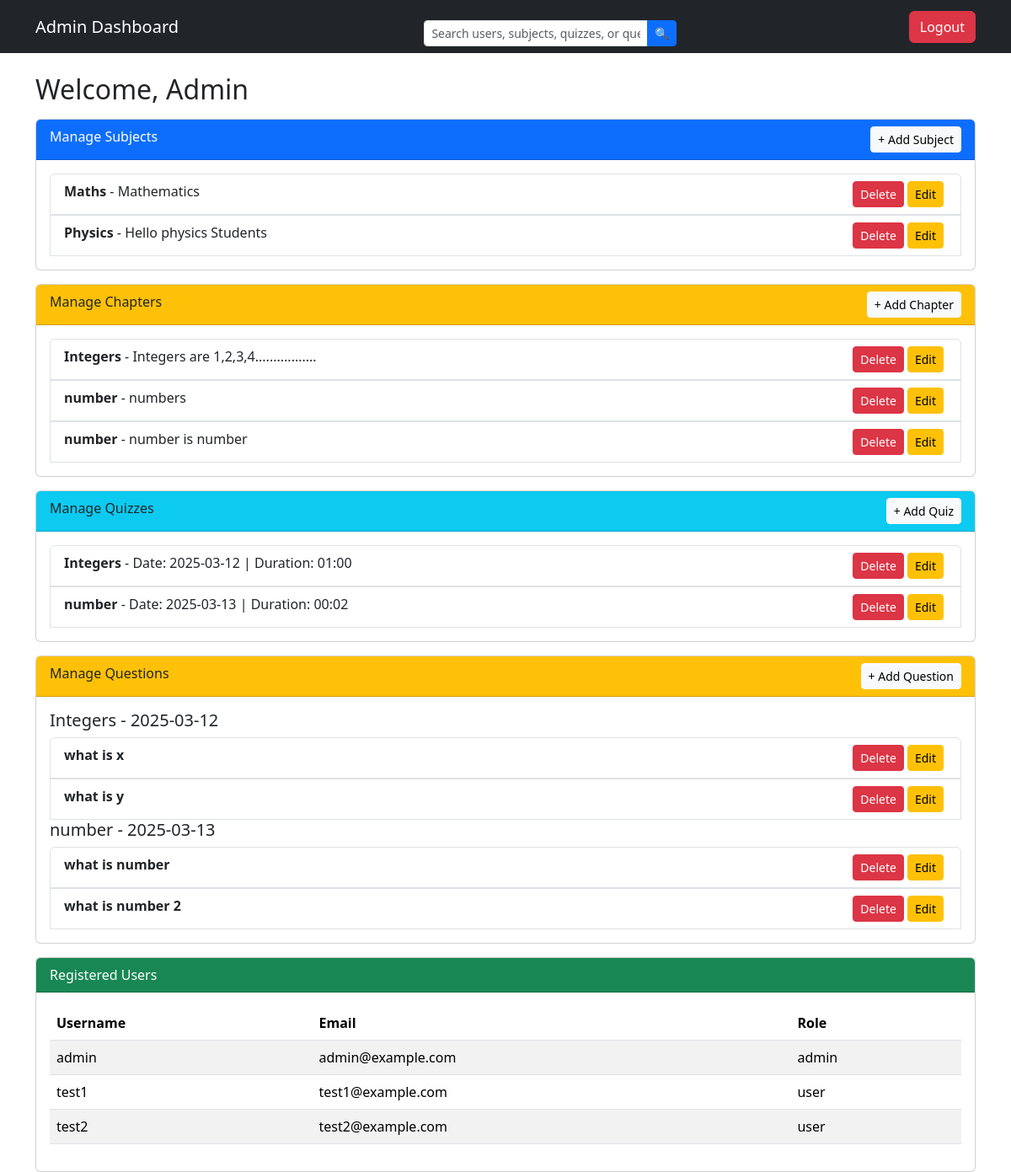
The page /admin_dashboard (signed in) on the database as committed earlier.
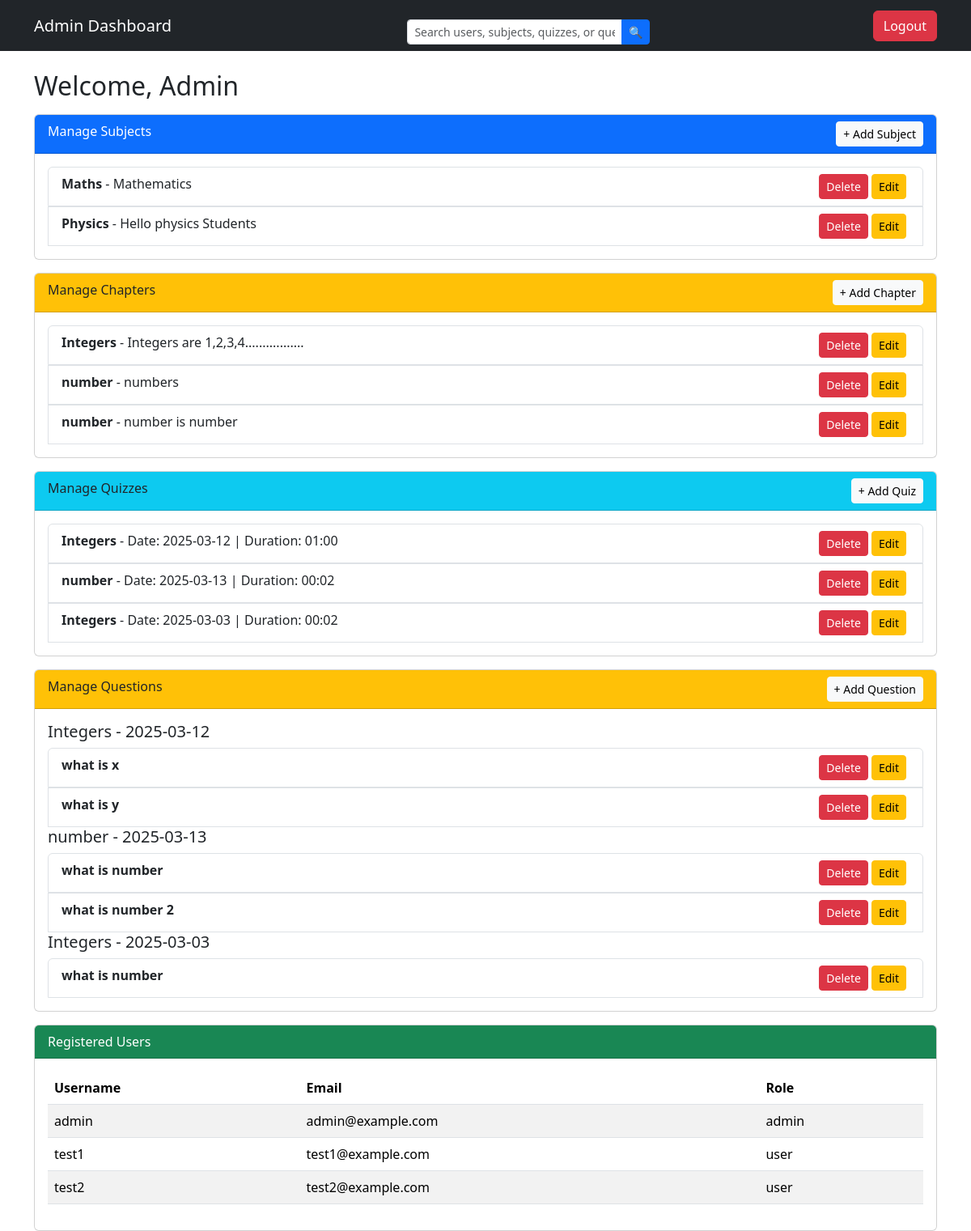
The same page on the database as committed later.
### app.py (models this page shows)
class Subject(db.Model):
    __tablename__ = 'subject'
    SubjectID = db.Column(db.Integer, primary_key=True, autoincrement=True)
    Subjectname = db.Column(db.String(500), nullable=False)
    Description = db.Column(db.String(500), nullable=False)

class Chapter(db.Model):
    __tablename__ = 'chapter'
    ChapterID = db.Column(db.Integer, primary_key=True, autoincrement=True)
    Chaptername = db.Column(db.String(500), nullable=False)
    Description = db.Column(db.String(500), nullable=False)
    QuizR = db.relationship('Quiz', backref='chapter', lazy=True)
    SubjectID = db.Column(db.Integer, db.ForeignKey('subject.SubjectID'), nullable=False)
    subject = db.relationship('Subject', backref='chapters')

class Quiz(db.Model):
    __tablename__ = 'quiz'
    QuizID = db.Column(db.Integer, primary_key=True, autoincrement=True)
    Date_of_quiz = db.Column(db.Date, nullable=False)
    Time_duration = db.Column(db.String(5), nullable=False)  # Stores "HH:MM"
    Remarks = db.Column(db.String(500))
    ChapterID = db.Column(db.Integer, db.ForeignKey('chapter.ChapterID'), nullable=False)
    QuestionsR = db.relationship('Questions', backref='quiz', lazy=True)

class Questions(db.Model):
    __tablename__ = 'questions'
    QuestionID = db.Column(db.Integer, primary_key=True, autoincrement=True)
    Question_statement = db.Column(db.String(500), nullable=False)
    Option1 = db.Column(db.String(500), nullable=False)
    Option2 = db.Column(db.String(500), nullable=False)
    Option3 = db.Column(db.String(500), nullable=False)
    Option4 = db.Column(db.String(500), nullable=False)
    Correct_option = db.Column(db.String(500), nullable=False)
    QuizID = db.Column(db.Integer, db.ForeignKey('quiz.QuizID'), nullable=False)

class User(db.Model):
    __tablename__ = 'user'
    UserID = db.Column(db.Integer, primary_key=True, autoincrement=True)
    Username = db.Column(db.String(500), nullable=False, unique=True)
    Email = db.Column(db.String(500), nullable=False, unique=True)
    Password = db.Column(db.String(500), nullable=False)
    Fullname = db.Column(db.String(500), nullable=False)
    Qualification = db.Column(db.String(500), nullable=False)
    DOB = db.Column(db.Date, nullable=False)
    Role = db.Column(db.String(10), nullable=False, default="user")  # 'admin' or 'user'

### app.py (the view)
@app.route('/admin_dashboard', methods=['GET'])
def admin_dashboard():
    if 'user_id' not in session or session['role'] != 'admin':
        flash("Unauthorized access!", "danger")
        return redirect(url_for("home"))
    query = request.args.get('query', '').strip()  # Get search query
    users, subjects, quizzes, questions, chapters = [], [], [], [], []  # ✅ Initialize empty lists
    if query:  # If there's a search query, filter results
        users = User.query.filter(User.Username.ilike(f"%{query}%")).all()
        subjects = Subject.query.filter(Subject.Subjectname.ilike(f"%{query}%")).all()
        quizzes = Quiz.query.filter(Quiz.QuizID.ilike(f"%{query}%")).all()
        questions = Questions.query.filter(Questions.Question_statement.ilike(f"%{query}%")).all()
        chapters = Chapter.query.filter(Chapter.Chaptername.ilike(f"%{query}%")).all()  # ✅ Add filtered chapters
    else:  # If no search, fetch all data
        users = User.query.all()
        subjects = Subject.query.all()
        quizzes = Quiz.query.all()
        questions = Questions.query.all()
        chapters = Chapter.query.all()  # ✅ Fetch all chapters
    return render_template("admin_dashboard.html", users=users, subjects=subjects, quizzes=quizzes, questions=questions, chapters=chapters)

### templates/admin_dashboard.html (shortened to what the changed rows need)
<!DOCTYPE html>
<html lang="en">
<head>
    <link href="https://cdn.jsdelivr.net/npm/bootstrap@5.3.2/dist/css/bootstrap.min.css" rel="stylesheet">
</head>
<body>
    <div class="container mt-4">
        <h2>Welcome, Admin</h2>
<div class="card mt-3">
    <div class="card-body">
        {% if subjects %}
        <ul class="list-group">
            {% for subject in subjects %}
            <li class="list-group-item">
                <strong>{{ subject.Subjectname }}</strong> - {{ subject.Description }}
                <button class="btn btn-warning btn-sm float-end mx-1" data-bs-toggle="modal" data-bs-target="#editSubjectModal{{ subject.SubjectID }}">Edit</button>
                <a href="{{ url_for('delete_subject', subject_id=subject.SubjectID) }}" class="btn btn-danger btn-sm float-end">Delete</a>
            </li>
            {% endfor %}
        </ul>
        {% else %}
        <p>No subjects available.</p>
        {% endif %}
    </div>
</div>
<div class="card mt-3">
    <div class="card-body">
        {% if chapters %}
        <ul class="list-group">
            {% for chapter in chapters %}
            <li class="list-group-item">
                <strong>{{ chapter.Chaptername }}</strong> - {{ chapter.Description }}
                <button class="btn btn-warning btn-sm float-end mx-1" data-bs-toggle="modal" data-bs-target="#editChapterModal{{ chapter.ChapterID }}">Edit</button>
                <a href="{{ url_for('delete_chapter', chapter_id=chapter.ChapterID) }}" class="btn btn-danger btn-sm float-end">Delete</a>
            </li>
            {% endfor %}
        </ul>
        {% else %}
        <p>No chapters available.</p>
        {% endif %}
    </div>
</div>
<div class="card mt-3">
    <div class="card-body">
        {% if quizzes %}
        <ul class="list-group">
            {% for quiz in quizzes %}
            <li class="list-group-item">
                <strong>{{ quiz.chapter.Chaptername }}</strong> - Date: {{ quiz.Date_of_quiz }} | Duration: {{ quiz.Time_duration }}
                <button class="btn btn-warning btn-sm float-end mx-1" data-bs-toggle="modal" data-bs-target="#editQuizModal{{ quiz.QuizID }}">Edit</button>
                <a href="{{ url_for('delete_quiz', quiz_id=quiz.QuizID) }}" class="btn btn-danger btn-sm float-end">Delete</a>
            </li>
            {% endfor %}
        </ul>
        {% else %}
        <p>No quizzes available.</p>
        {% endif %}
    </div>
</div>
<div class="card mt-3">
    <div class="card-body">
        {% if quizzes %}
            {% for quiz in quizzes %}
                <h5>{{ quiz.chapter.Chaptername }} - {{ quiz.Date_of_quiz }}</h5>
                <ul class="list-group">
                    {% for question in quiz.QuestionsR %}
                        <li class="list-group-item">
                            <strong>{{ question.Question_statement }}</strong>
                            <button class="btn btn-warning btn-sm float-end mx-1" data-bs-toggle="modal" data-bs-target="#editQuestionModal{{ question.QuestionID }}">Edit</button>
                            <a href="{{ url_for('delete_question', question_id=question.QuestionID) }}" class="btn btn-danger btn-sm float-end">Delete</a>
                        </li>
                    {% endfor %}
                </ul>
            {% endfor %}
        {% else %}
            <p>No quizzes available.</p>
        {% endif %}
    </div>
</div>
        <div class="card mt-3">
            <div class="card-body">
                {% if users %}
                <table class="table table-striped">
                    <thead>
                        <tr>
                            <th>Username</th>
                            <th>Email</th>
                            <th>Role</th>
                        </tr>
                    </thead>
                    <tbody>
                        {% for user in users %}
                        <tr>
                            <td>{{ user.Username }}</td>
                            <td>{{ user.Email }}</td>
                            <td>{{ user.Role }}</td>
                        </tr>
                        {% endfor %}
                    </tbody>
                </table>
                {% else %}
                <p>No registered users.</p>
                {% endif %}
            </div>
        </div>
</body>
</html>

Rows that differ between the two databases and show on the page:
added Quiz: chapter.Chaptername "Integers", Date_of_quiz "2025-03-03", Time_duration "00:02"
added Questions: Question_statement "what is number", shown under "Integers"
